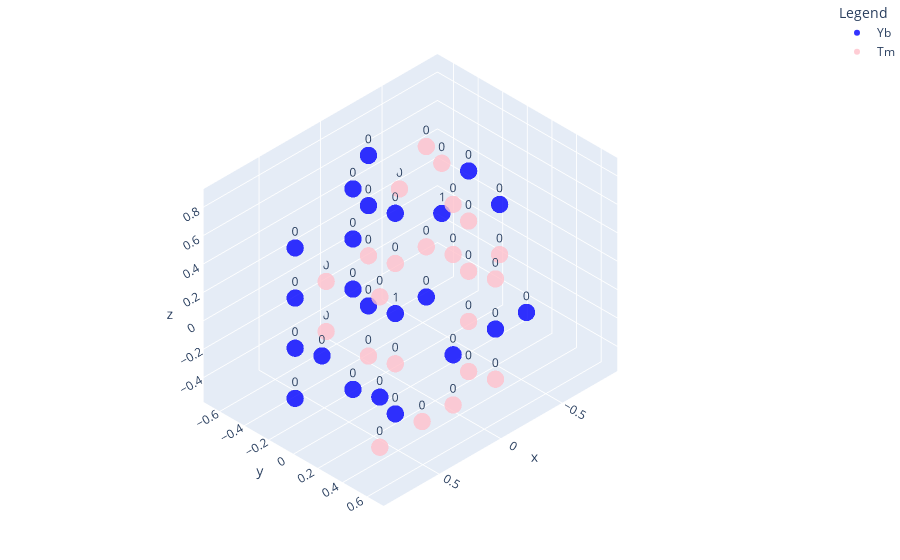

Notebook code cell kept with this figure:
### Code cell
simulator = Simulator(lattice)
simulator.step()
simulator.show_state()

### Figure 1 — Plotly figure (JSON) as saved in the notebook; plotly's stock layout.template omitted (floating-point values rounded to 4 significant figures)
{"data": [{"marker": {"color": "blue", "opacity": 0.8, "size": 6}, "mode": "markers+text", "name": "Yb", "text": ["1", "0", "0", "0", "0", "0", "0", "1", "0", "0", "0", "0", "0", "0", "0", "0", "0", "0", "0", "0", "0", "0", "0"], "textposition": "top center", "type": "scatter3d", "x": [-0.596, -0.298, -5.551e-17, -2.776e-17, -2.776e-17, -2.776e-17, 0.298, 0.298, 0.298, 0.596, 0.596, 0.596, 0.596, 0.894, -0.894, -0.596, -0.298, 2.776e-17, 0.298, 0.298, 0.298, 0.298, 0.596], "y": [-0.3441, 0.1721, 0.6882, -0.3441, -0.3441, -0.3441, 0.1721, 0.1721, 0.1721, -0.3441, -0.3441, -0.3441, -0.3441, 0.1721, -0.1721, 0.3441, -0.1721, 0.3441, -0.1721, -0.1721, -0.1721, -0.1721, 0.3441], "z": [0.1765, 0.8825, 0.1765, -0.1765, 0.5295, 0.8825, -0.5295, 0.1765, 0.8825, -0.5295, -0.1765, 0.1765, 0.5295, 0.1765, 0.1765, -0.1765, -0.1765, -0.1765, -0.5295, 0.1765, 0.5295, 0.8825, -0.1765]}, {"marker": {"color": "pink", "opacity": 0.8, "size": 6}, "mode": "markers+text", "name": "Tm", "text": ["0", "0", "0", "0", "0", "0", "0", "0", "0", "0", "0", "0", "0", "0", "0", "0", "0", "0", "0", "0", "0", "0", "0"], "textposition": "top center", "type": "scatter3d", "x": [-0.596, -0.298, -0.298, -0.298, -0.298, -5.551e-17, -5.551e-17, -2.776e-17, -2.776e-17, 0.298, 0.298, 0.596, -0.894, -0.596, -0.298, -0.298, 2.776e-17, 2.776e-17, 2.776e-17, 5.551e-17, 5.551e-17, 0.596, 0.596], "y": [-0.3441, 0.1721, 0.1721, 0.1721, 0.1721, 0.6882, 0.6882, -0.3441, -0.3441, 0.1721, 0.1721, 0.6882, -0.1721, -0.6882, -0.1721, -0.1721, 0.3441, 0.3441, 0.3441, -0.6882, -0.6882, 0.3441, 0.3441], "z": [0.5295, -0.5295, -0.1765, 0.1765, 0.5295, -0.1765, 0.5295, -0.5295, 0.1765, -0.1765, 0.5295, -0.1765, -0.1765, 0.1765, 0.1765, 0.8825, -0.5295, 0.5295, 0.8825, -0.5295, -0.1765, -0.5295, 0.5295]}, {"marker": {"color": "gray", "opacity": 0.8, "size": 6}, "mode": "markers", "name": "Y", "textposition": "top center", "type": "scatter3d", "x": [], "y": [], "z": []}], "layout": {"legend": {"title": {"text": "Legend"}}, "margin": {"b": 0, "l": 0, "r": 0, "t": 0}, "scene": {"camera": {"projection": {"type": "orthographic"}}}}}
